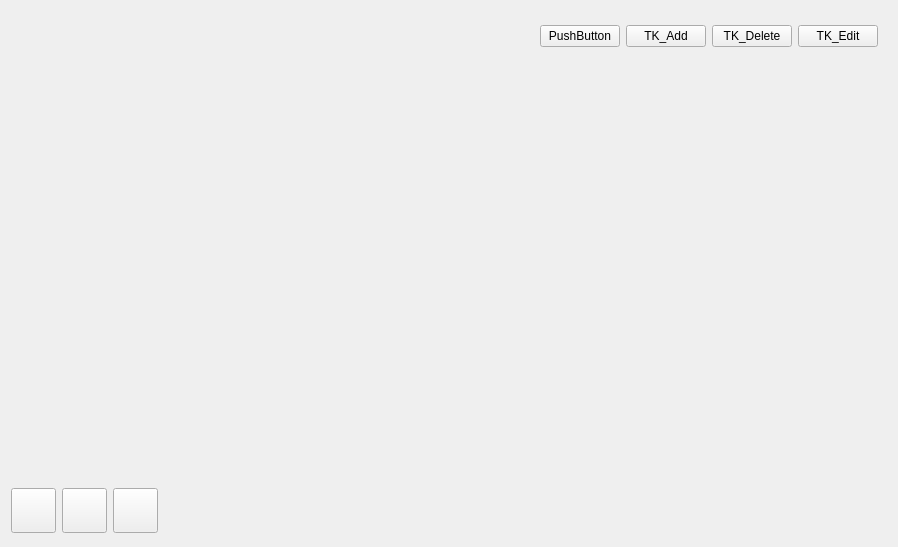
<?xml version="1.0" encoding="UTF-8"?>
<ui version="4.0">
 <class>GisMapWidget</class>
 <widget class="QWidget" name="GisMapWidget">
  <property name="geometry">
   <rect>
    <x>0</x>
    <y>0</y>
    <width>898</width>
    <height>547</height>
   </rect>
  </property>
  <property name="windowTitle">
   <string notr="true">Form</string>
  </property>
  <layout class="QHBoxLayout" name="horizontalLayout_2" stretch="1,5">
   <property name="leftMargin">
    <number>2</number>
   </property>
   <item>
    <layout class="QVBoxLayout" name="verticalLayout_2">
     <item>
      <widget class="SNToolBox" name="toolbox" native="true"/>
     </item>
     <item>
      <widget class="QWidget" name="widget_4" native="true">
       <property name="minimumSize">
        <size>
         <width>0</width>
         <height>50</height>
        </size>
       </property>
       <property name="maximumSize">
        <size>
         <width>16777215</width>
         <height>50</height>
        </size>
       </property>
       <layout class="QHBoxLayout" name="horizontalLayout_3">
        <property name="topMargin">
         <number>2</number>
        </property>
        <item>
         <widget class="QPushButton" name="mapLayout1">
          <property name="minimumSize">
           <size>
            <width>45</width>
            <height>45</height>
           </size>
          </property>
          <property name="maximumSize">
           <size>
            <width>45</width>
            <height>45</height>
           </size>
          </property>
          <property name="text">
           <string/>
          </property>
         </widget>
        </item>
        <item>
         <widget class="QPushButton" name="mapLayout2">
          <property name="minimumSize">
           <size>
            <width>45</width>
            <height>45</height>
           </size>
          </property>
          <property name="maximumSize">
           <size>
            <width>45</width>
            <height>45</height>
           </size>
          </property>
          <property name="text">
           <string/>
          </property>
         </widget>
        </item>
        <item>
         <widget class="QPushButton" name="mapLayout3">
          <property name="minimumSize">
           <size>
            <width>45</width>
            <height>45</height>
           </size>
          </property>
          <property name="maximumSize">
           <size>
            <width>45</width>
            <height>45</height>
           </size>
          </property>
          <property name="text">
           <string/>
          </property>
         </widget>
        </item>
       </layout>
      </widget>
     </item>
    </layout>
   </item>
   <item>
    <layout class="QVBoxLayout" name="verticalLayout_3">
     <item>
      <widget class="QWidget" name="widget" native="true">
       <property name="maximumSize">
        <size>
         <width>16777215</width>
         <height>50</height>
        </size>
       </property>
       <layout class="QHBoxLayout" name="horizontalLayout_4">
        <item>
         <widget class="QLabel" name="labelMapName">
          <property name="text">
           <string/>
          </property>
         </widget>
        </item>
        <item>
         <spacer name="horizontalSpacer">
          <property name="orientation">
           <enum>Qt::Horizontal</enum>
          </property>
          <property name="sizeHint" stdset="0">
           <size>
            <width>427</width>
            <height>20</height>
           </size>
          </property>
         </spacer>
        </item>
        <item>
         <widget class="QPushButton" name="pushButtonAddGisMapNode">
          <property name="text">
           <string notr="true">PushButton</string>
          </property>
         </widget>
        </item>
        <item>
         <widget class="QPushButton" name="pushButtonAdd">
          <property name="focusPolicy">
           <enum>Qt::NoFocus</enum>
          </property>
          <property name="text">
           <string notr="true">TK_Add</string>
          </property>
         </widget>
        </item>
        <item>
         <widget class="QPushButton" name="pushButtonDelete">
          <property name="text">
           <string notr="true">TK_Delete</string>
          </property>
         </widget>
        </item>
        <item>
         <widget class="QPushButton" name="pushButtonEdit">
          <property name="text">
           <string notr="true">TK_Edit</string>
          </property>
         </widget>
        </item>
       </layout>
      </widget>
     </item>
     <item>
      <widget class="QWidget" name="widgetMapContainer" native="true">
       <widget class="GisMapGraphWidget" name="widgetMap" native="true">
        <property name="geometry">
         <rect>
          <x>10</x>
          <y>0</y>
          <width>640</width>
          <height>480</height>
         </rect>
        </property>
        <property name="minimumSize">
         <size>
          <width>0</width>
          <height>0</height>
         </size>
        </property>
        <property name="maximumSize">
         <size>
          <width>16777215</width>
          <height>16777215</height>
         </size>
        </property>
       </widget>
      </widget>
     </item>
    </layout>
   </item>
  </layout>
 </widget>
 <customwidgets>
  <customwidget>
   <class>SNToolBox</class>
   <extends>QWidget</extends>
   <header location="global">sntoolbox.h</header>
   <container>1</container>
  </customwidget>
  <customwidget>
   <class>GisMapGraphWidget</class>
   <extends>QWidget</extends>
   <header>gismapgraphwidget.h</header>
   <container>1</container>
  </customwidget>
 </customwidgets>
 <resources/>
 <connections/>
</ui>
